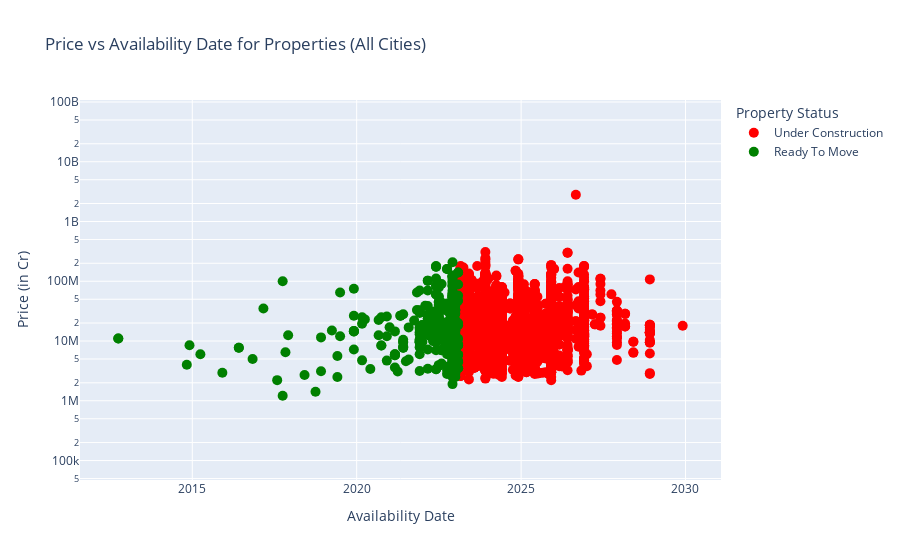

Notebook cell for this chart:
### Code cell
import plotly.express as px
import plotly.graph_objects as go

# creating intractive plot for better user experiance

under_construction_trace = go.Scatter(
    x=under_construction['Availability Starts From'],
    y=under_construction['Price'],
    mode='markers',
    marker=dict(size=10, color='red'),
    name='Under Construction',
    hovertemplate='<b>Availability:</b> %{x}<br><b>Price:</b> %{y}<br>',
)

ready_to_move_trace = go.Scatter(
    x=ready_to_move['Availability Starts From'],
    y=ready_to_move['Price'],
    mode='markers',
    marker=dict(size=10, color='green'),
    name='Ready To Move',
    hovertemplate='<b>Availability:</b> %{x}<br><b>Price:</b> %{y}<br>',
)

fig = go.Figure(data=[under_construction_trace, ready_to_move_trace])

# defining labels
fig.update_layout(
    title='Price vs Availability Date for Properties (All Cities)',
    xaxis_title='Availability Date',
    yaxis_title='Price (in Cr)',
    yaxis=dict(type='log'),  # Set y-axis to log scale
    legend=dict(title='Property Status'),
    hovermode='closest'
)
fig.show()

### Figure 1 — Plotly figure (JSON) as saved in the notebook; plotly's stock layout.template omitted (floating-point values rounded to 4 significant figures; data arrays with more than 128 entries replaced by an {"elided": "..."} marker saying what was removed)
{"data": [{"hovertemplate": "<b>Availability:</b> %{x}<br><b>Price:</b> %{y}<br>", "marker": {"color": "red", "size": 10}, "mode": "markers", "name": "Under Construction", "type": "scatter", "x": {"elided": "2866 str values"}, "y": {"elided": "2866 int values"}}, {"hovertemplate": "<b>Availability:</b> %{x}<br><b>Price:</b> %{y}<br>", "marker": {"color": "green", "size": 10}, "mode": "markers", "name": "Ready To Move", "type": "scatter", "x": {"elided": "9706 str values"}, "y": {"elided": "9706 int values"}}], "layout": {"hovermode": "closest", "legend": {"title": {"text": "Property Status"}}, "title": {"text": "Price vs Availability Date for Properties (All Cities)"}, "xaxis": {"title": {"text": "Availability Date"}}, "yaxis": {"title": {"text": "Price (in Cr)"}, "type": "log"}}}
